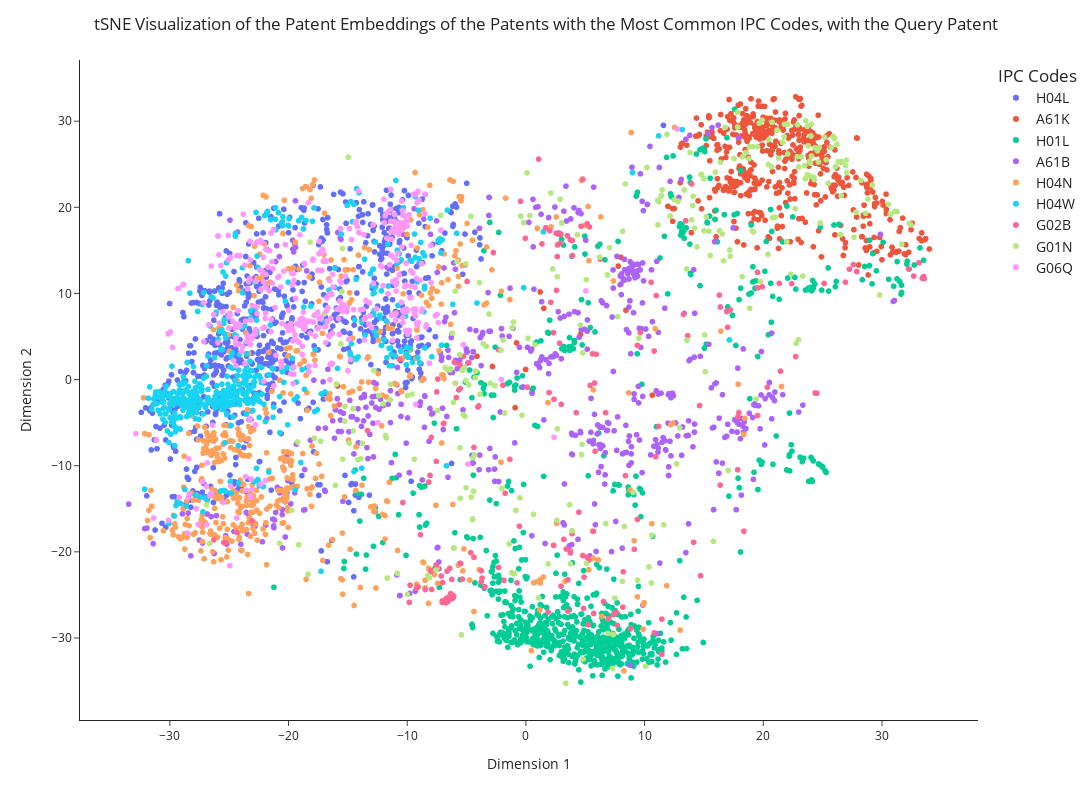

Notebook code cell kept with this figure:
### Code cell
# We are finally ready to plot the corpus embeddings with plotly! 
corpus_fig = plot_corpus_embeds_with_plotly(
    corpus_embeddings=tsne_coords,
    corpus_labels=tsne_labels,
    corpus_hover_texts=tsne_hover_texts,
    layoot_dict=layoot_dict,
    show_plot=True,
)

### Figure 1 — Plotly figure (JSON) as saved in the notebook; plotly's stock layout.template omitted (floating-point values rounded to 4 significant figures; data arrays with more than 128 entries replaced by an {"elided": "..."} marker saying what was removed)
{"data": [{"hovertemplate": "<b>%{hovertext}</b><br><br>color=H04L<br>0=%{x}<br>1=%{y}<extra></extra>", "hovertext": {"elided": "721 str values"}, "legendgroup": "H04L", "marker": {"color": "#636efa", "symbol": "circle"}, "mode": "markers", "name": "H04L", "showlegend": true, "type": "scattergl", "x": {"elided": "721 float values"}, "xaxis": "x", "y": {"elided": "721 float values"}, "yaxis": "y"}, {"hovertemplate": "<b>%{hovertext}</b><br><br>color=A61K<br>0=%{x}<br>1=%{y}<extra></extra>", "hovertext": {"elided": "484 str values"}, "legendgroup": "A61K", "marker": {"color": "#EF553B", "symbol": "circle"}, "mode": "markers", "name": "A61K", "showlegend": true, "type": "scattergl", "x": {"elided": "484 float values"}, "xaxis": "x", "y": {"elided": "484 float values"}, "yaxis": "y"}, {"hovertemplate": "<b>%{hovertext}</b><br><br>color=H01L<br>0=%{x}<br>1=%{y}<extra></extra>", "hovertext": {"elided": "864 str values"}, "legendgroup": "H01L", "marker": {"color": "#00cc96", "symbol": "circle"}, "mode": "markers", "name": "H01L", "showlegend": true, "type": "scattergl", "x": {"elided": "864 float values"}, "xaxis": "x", "y": {"elided": "864 float values"}, "yaxis": "y"}, {"hovertemplate": "<b>%{hovertext}</b><br><br>color=A61B<br>0=%{x}<br>1=%{y}<extra></extra>", "hovertext": {"elided": "561 str values"}, "legendgroup": "A61B", "marker": {"color": "#ab63fa", "symbol": "circle"}, "mode": "markers", "name": "A61B", "showlegend": true, "type": "scattergl", "x": {"elided": "561 float values"}, "xaxis": "x", "y": {"elided": "561 float values"}, "yaxis": "y"}, {"hovertemplate": "<b>%{hovertext}</b><br><br>color=H04N<br>0=%{x}<br>1=%{y}<extra></extra>", "hovertext": {"elided": "555 str values"}, "legendgroup": "H04N", "marker": {"color": "#FFA15A", "symbol": "circle"}, "mode": "markers", "name": "H04N", "showlegend": true, "type": "scattergl", "x": {"elided": "555 float values"}, "xaxis": "x", "y": {"elided": "555 float values"}, "yaxis": "y"}, {"hovertemplate": "<b>%{hovertext}</b><br><br>color=H04W<br>0=%{x}<br>1=%{y}<extra></extra>", "hovertext": {"elided": "521 str values"}, "legendgroup": "H04W", "marker": {"color": "#19d3f3", "symbol": "circle"}, "mode": "markers", "name": "H04W", "showlegend": true, "type": "scattergl", "x": {"elided": "521 float values"}, "xaxis": "x", "y": {"elided": "521 float values"}, "yaxis": "y"}, {"hovertemplate": "<b>%{hovertext}</b><br><br>color=G02B<br>0=%{x}<br>1=%{y}<extra></extra>", "hovertext": {"elided": "203 str values"}, "legendgroup": "G02B", "marker": {"color": "#FF6692", "symbol": "circle"}, "mode": "markers", "name": "G02B", "showlegend": true, "type": "scattergl", "x": {"elided": "203 float values"}, "xaxis": "x", "y": {"elided": "203 float values"}, "yaxis": "y"}, {"hovertemplate": "<b>%{hovertext}</b><br><br>color=G01N<br>0=%{x}<br>1=%{y}<extra></extra>", "hovertext": {"elided": "281 str values"}, "legendgroup": "G01N", "marker": {"color": "#B6E880", "symbol": "circle"}, "mode": "markers", "name": "G01N", "showlegend": true, "type": "scattergl", "x": {"elided": "281 float values"}, "xaxis": "x", "y": {"elided": "281 float values"}, "yaxis": "y"}, {"hovertemplate": "<b>%{hovertext}</b><br><br>color=G06Q<br>0=%{x}<br>1=%{y}<extra></extra>", "hovertext": {"elided": "393 str values"}, "legendgroup": "G06Q", "marker": {"color": "#FF97FF", "symbol": "circle"}, "mode": "markers", "name": "G06Q", "showlegend": true, "type": "scattergl", "x": {"elided": "393 float values"}, "xaxis": "x", "y": {"elided": "393 float values"}, "yaxis": "y"}], "layout": {"height": 800, "legend": {"font": {"size": 14}, "title": {"text": "IPC Codes"}, "tracegroupgap": 0}, "margin": {"t": 60}, "title": {"text": "tSNE Visualization of the Patent Embeddings of the Patents with the Most Common IPC Codes, with the Query Patent", "x": 0.5}, "width": 1200, "xaxis": {"anchor": "y", "domain": [0, 1], "title": {"text": "Dimension 1"}}, "yaxis": {"anchor": "x", "domain": [0, 1], "title": {"text": "Dimension 2"}}}}
